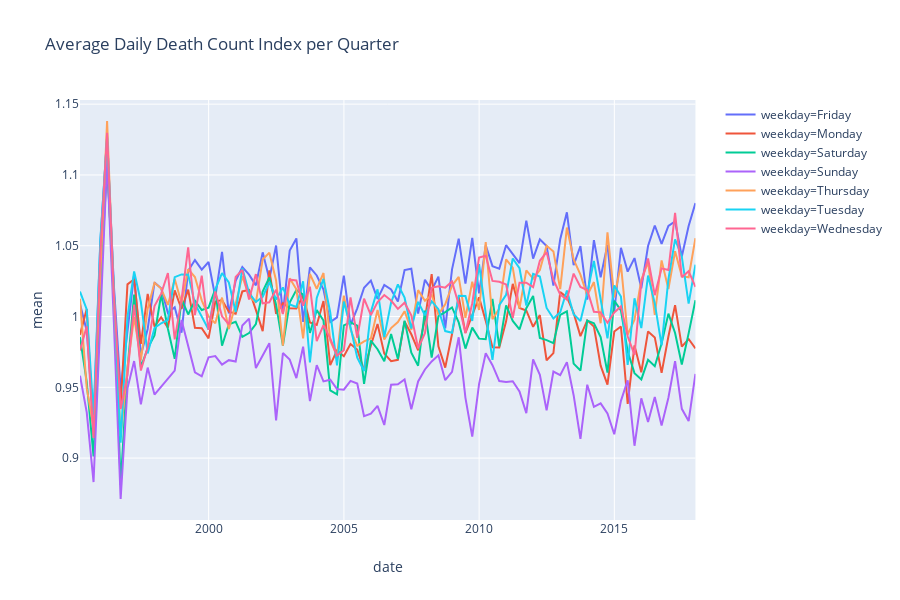

Here is the notebook cell this chart was saved with:
### Code cell
fig = px.line(d2, x="date", y="mean", color="weekday" ,render_mode='svg',labels={'grade_smooth':'gradient'}
              , title="Average Daily Death Count Index per Quarter")
fig.show()
